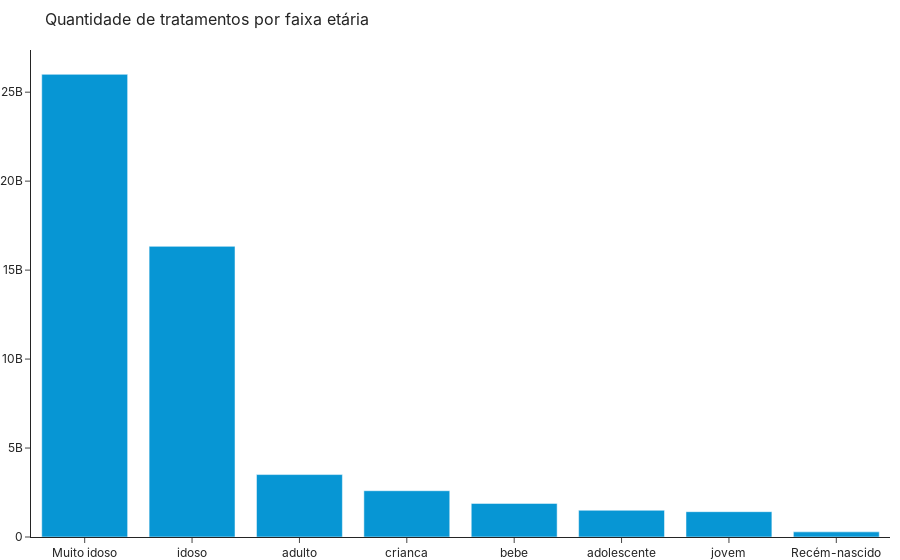

This figure's notebook cell:
### Code cell
barplot_2(data).show()

### Figure 1 — Plotly figure (JSON) as saved in the notebook; plotly's stock layout.template omitted (floating-point values rounded to 4 significant figures)
{"data": [{"hovertemplate": "Quantidade de tratamentos: %{y}<extra></extra>", "marker": {"color": "#0796D4"}, "orientation": "v", "type": "bar", "x": ["Muito idoso", "idoso", "adulto", "crianca", "bebe", "adolescente", "jovem", "Recém-nascido"], "y": [26000000000.0, 16330000000.0, 3509000000.0, 2601000000.0, 1888000000.0, 1502000000.0, 1423000000.0, 288100000.0]}], "layout": {"dragmode": false, "font": {"family": "inter, sans-serif", "size": 12}, "margin": {"b": 0, "l": 10, "r": 10, "t": 50}, "title": {"font": {"family": "inter, sans-serif", "size": 16}, "text": "Quantidade de tratamentos por faixa etária"}}}
